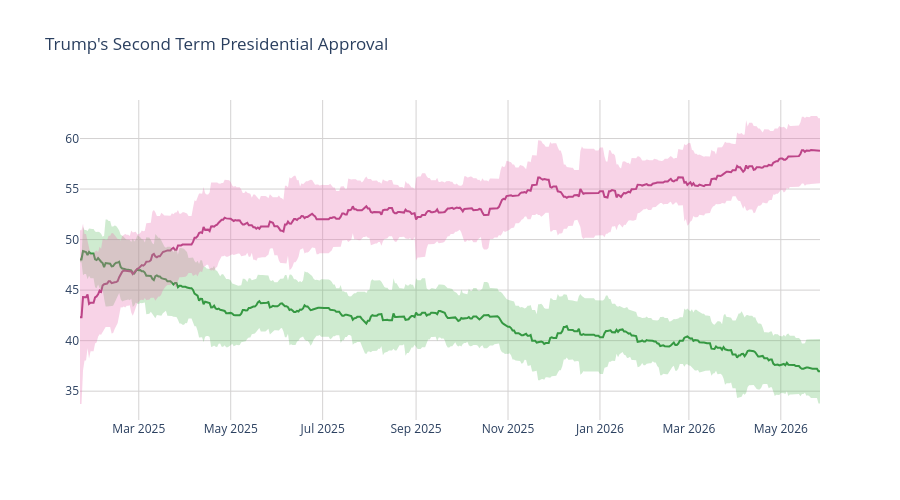

The code cell stored with this chart in its notebook:
### Code cell
disappr_ci_hex = "#e86eaf"
appr_ci_hex = "#60be65"
disappr_ci_rgba = "rgba(232, 110, 175, 0.3)"
appr_ci_rgba = "rgba(96, 190, 101, 0.3)"
grid_col = "#d4d2d2"


# Approve
fig = go.Figure(go.Scatter(
    x=pres['end_date'],
    y=pres['approve'],
    hovertemplate="%{y:.2f}%",
    name="<b>Approve</b>",
    line=dict(color="#228833"),
    showlegend=False
))

# Disapprove
fig.add_trace(go.Scatter(
    x=pres['end_date'],
    y=pres['disapprove'],
    hovertemplate="%{y:.2f}%",
    name="<b>Disapprove</b>",
    line=dict(color="#aa3377"),
    showlegend=False
    )
)

# Approve CI
fig.add_traces([

    # Upper bound
    go.Scatter(
        x=pres['end_date'],
        y=pres['approve_upper_ci'],
        marker=dict(color=appr_ci_hex),
        line=dict(width=0),
        mode='lines',
        showlegend=False,
        hoverinfo="skip"
    ),

    # Lower bound
    go.Scatter(
        x=pres['end_date'],
        y=pres['approve_lower_ci'],
        marker=dict(color=appr_ci_hex),
        line=dict(width=0),
        mode='lines',
        fillcolor=appr_ci_rgba,
        fill="tonexty",
        showlegend=False,
        hoverinfo="skip"
    )
])

# Disapprove CI
fig.add_traces([

    # Upper bound
    go.Scatter(
        x=pres['end_date'],
        y=pres['disapprove_upper_ci'],
        marker=dict(color=disappr_ci_hex),
        line=dict(width=0),
        mode='lines',
        showlegend=False,
        hoverinfo="skip"
    ),

    # Lower bound
    go.Scatter(
        x=pres['end_date'],
        y=pres['disapprove_lower_ci'],
        marker=dict(color=disappr_ci_hex),
        line=dict(width=0),
        mode='lines',
        fillcolor=disappr_ci_rgba,
        fill="tonexty",
        showlegend=False,
        hoverinfo="skip"
    )
])

fig.update_layout(
    title=dict(text="Trump's Second Term Presidential Approval"),
    hovermode="x"
)

fig.update_xaxes(gridcolor=grid_col)
fig.update_yaxes(gridcolor=grid_col)

fig.update_layout(hovermode="x", hoverlabel_align="right", plot_bgcolor="rgba(0, 0, 0, 0)", height=500)
fig.show()

### Figure 1 — Plotly figure (JSON) as saved in the notebook; plotly's stock layout.template omitted (floating-point values rounded to 4 significant figures; data arrays with more than 128 entries replaced by an {"elided": "..."} marker saying what was removed)
{"data": [{"hovertemplate": "%{y:.2f}%", "line": {"color": "#228833"}, "name": "<b>Approve</b>", "showlegend": false, "type": "scatter", "x": {"elided": "492 str values"}, "y": {"elided": "492 float values"}}, {"hovertemplate": "%{y:.2f}%", "line": {"color": "#aa3377"}, "name": "<b>Disapprove</b>", "showlegend": false, "type": "scatter", "x": {"elided": "492 str values"}, "y": {"elided": "492 float values"}}, {"hoverinfo": "skip", "line": {"width": 0}, "marker": {"color": "#60be65"}, "mode": "lines", "showlegend": false, "type": "scatter", "x": {"elided": "492 str values"}, "y": {"elided": "492 float values"}}, {"fill": "tonexty", "fillcolor": "rgba(96, 190, 101, 0.3)", "hoverinfo": "skip", "line": {"width": 0}, "marker": {"color": "#60be65"}, "mode": "lines", "showlegend": false, "type": "scatter", "x": {"elided": "492 str values"}, "y": {"elided": "492 float values"}}, {"hoverinfo": "skip", "line": {"width": 0}, "marker": {"color": "#e86eaf"}, "mode": "lines", "showlegend": false, "type": "scatter", "x": {"elided": "492 str values"}, "y": {"elided": "492 float values"}}, {"fill": "tonexty", "fillcolor": "rgba(232, 110, 175, 0.3)", "hoverinfo": "skip", "line": {"width": 0}, "marker": {"color": "#e86eaf"}, "mode": "lines", "showlegend": false, "type": "scatter", "x": {"elided": "492 str values"}, "y": {"elided": "492 float values"}}], "layout": {"height": 500, "hoverlabel": {"align": "right"}, "hovermode": "x", "plot_bgcolor": "rgba(0, 0, 0, 0)", "title": {"text": "Trump's Second Term Presidential Approval"}, "xaxis": {"gridcolor": "#d4d2d2"}, "yaxis": {"gridcolor": "#d4d2d2"}}}
